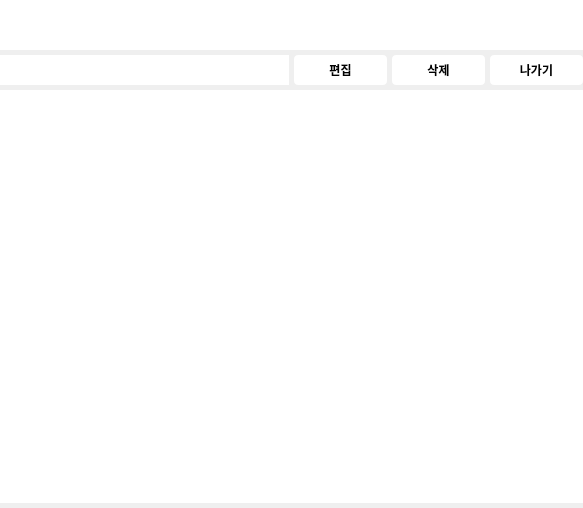
<?xml version="1.0" encoding="UTF-8"?>
<ui version="4.0">
 <class>PostWidget</class>
 <widget class="QWidget" name="PostWidget">
  <property name="geometry">
   <rect>
    <x>0</x>
    <y>0</y>
    <width>583</width>
    <height>508</height>
   </rect>
  </property>
  <property name="windowTitle">
   <string>Form</string>
  </property>
  <property name="styleSheet">
   <string notr="true">QLabel{
	background-color: rgb(255, 255, 255);
	padding: 3px;
}

QPushButton{
	border: none;
	border-radius: 4px;
	background-color: rgb(255, 255, 255);
	color: rgb(0, 0, 0);
	font-weight: bold;
}

QPushButton:hover{
	background-color: rgb(225, 225, 225);
}
</string>
  </property>
  <layout class="QVBoxLayout" name="verticalLayout_3">
   <property name="spacing">
    <number>5</number>
   </property>
   <property name="leftMargin">
    <number>0</number>
   </property>
   <property name="topMargin">
    <number>0</number>
   </property>
   <property name="rightMargin">
    <number>0</number>
   </property>
   <property name="bottomMargin">
    <number>0</number>
   </property>
   <item>
    <widget class="QLineEdit" name="lineEdit">
     <property name="sizePolicy">
      <sizepolicy hsizetype="Expanding" vsizetype="Fixed">
       <horstretch>0</horstretch>
       <verstretch>0</verstretch>
      </sizepolicy>
     </property>
     <property name="minimumSize">
      <size>
       <width>0</width>
       <height>50</height>
      </size>
     </property>
     <property name="maximumSize">
      <size>
       <width>16777215</width>
       <height>50</height>
      </size>
     </property>
     <property name="font">
      <font>
       <pointsize>25</pointsize>
       <bold>true</bold>
      </font>
     </property>
     <property name="styleSheet">
      <string notr="true">QLineEdit{
	border: none;
}</string>
     </property>
    </widget>
   </item>
   <item>
    <layout class="QHBoxLayout" name="horizontalLayout">
     <item>
      <widget class="QLabel" name="label">
       <property name="font">
        <font>
         <pointsize>10</pointsize>
        </font>
       </property>
       <property name="styleSheet">
        <string notr="true"/>
       </property>
       <property name="text">
        <string/>
       </property>
      </widget>
     </item>
     <item>
      <layout class="QHBoxLayout" name="horizontalLayout_2">
       <property name="spacing">
        <number>5</number>
       </property>
       <item>
        <widget class="QPushButton" name="editPushButton">
         <property name="minimumSize">
          <size>
           <width>50</width>
           <height>30</height>
          </size>
         </property>
         <property name="maximumSize">
          <size>
           <width>16777215</width>
           <height>30</height>
          </size>
         </property>
         <property name="text">
          <string>편집</string>
         </property>
        </widget>
       </item>
       <item>
        <widget class="QPushButton" name="deletePushButton">
         <property name="minimumSize">
          <size>
           <width>50</width>
           <height>30</height>
          </size>
         </property>
         <property name="maximumSize">
          <size>
           <width>16777215</width>
           <height>30</height>
          </size>
         </property>
         <property name="text">
          <string>삭제</string>
         </property>
        </widget>
       </item>
       <item>
        <widget class="QPushButton" name="exitPushButton">
         <property name="minimumSize">
          <size>
           <width>50</width>
           <height>30</height>
          </size>
         </property>
         <property name="maximumSize">
          <size>
           <width>16777215</width>
           <height>30</height>
          </size>
         </property>
         <property name="text">
          <string>나가기</string>
         </property>
        </widget>
       </item>
      </layout>
     </item>
    </layout>
   </item>
   <item>
    <widget class="QTextEdit" name="textEdit">
     <property name="font">
      <font>
       <pointsize>12</pointsize>
      </font>
     </property>
     <property name="styleSheet">
      <string notr="true">QTextEdit{
	border: none;
}</string>
     </property>
     <property name="frameShape">
      <enum>QFrame::Shape::NoFrame</enum>
     </property>
    </widget>
   </item>
   <item>
    <widget class="QWidget" name="widget" native="true">
     <layout class="QVBoxLayout" name="verticalLayout">
      <property name="spacing">
       <number>0</number>
      </property>
      <property name="leftMargin">
       <number>0</number>
      </property>
      <property name="topMargin">
       <number>0</number>
      </property>
      <property name="rightMargin">
       <number>0</number>
      </property>
      <property name="bottomMargin">
       <number>0</number>
      </property>
      <item>
       <layout class="QVBoxLayout" name="verticalLayout_2">
        <property name="spacing">
         <number>0</number>
        </property>
       </layout>
      </item>
     </layout>
    </widget>
   </item>
  </layout>
 </widget>
 <resources/>
 <connections/>
</ui>
